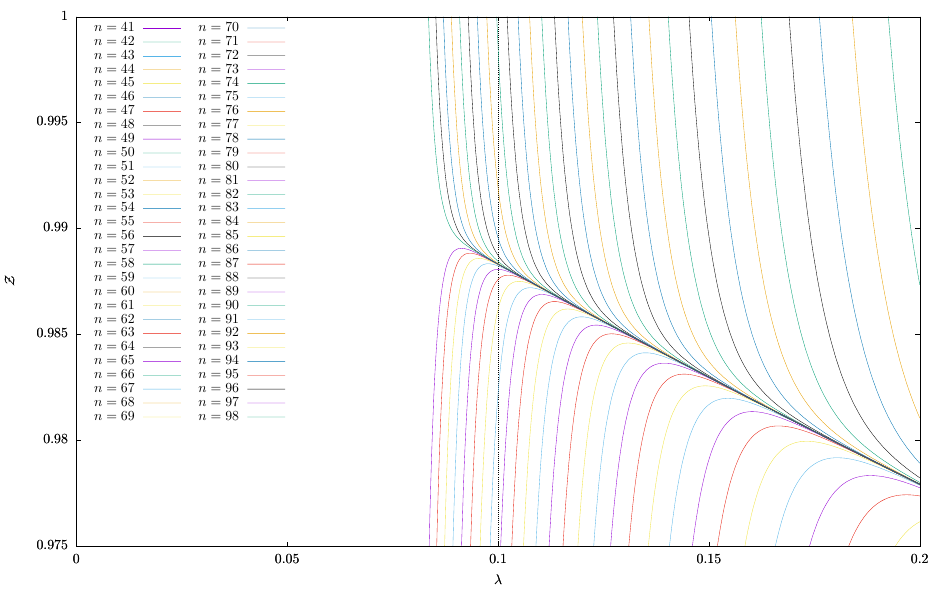

Generate this figure with gnuplot:
set terminal epslatex size 24cm,15cm color standalone "" 10

set output "Z_n_strong_zoom.tex"
set format x "$%g$"
set format y "$%g$"

z(l,x) = (1/(2*sqrt(pi))) * ((-1)**l / l!) * (6/x)**((l/2.) + 1/4.) * gamma((l/2.) + 1/4.)

set xlabel '$\lambda$'
set ylabel '$\mathcal{Z}$'
set xrange [0:0.2]
set yrange [0.975:1]
set samples 1025
set key left top maxrows 32

set multiplot
set parametric
plot 0.1,t ls 0 notitle
unset parametric
# gnuplot breaks if n>98
plot for [n=41:98] '+' using 1:(sum [l=0:n] z(l, $1)) with lines title sprintf("$n = %d$", n)
unset multiplot

set output
